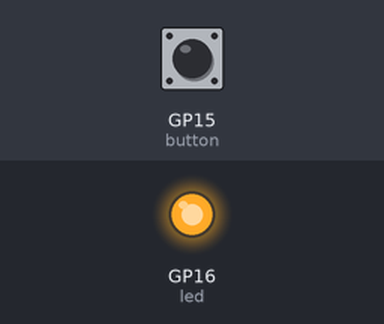
The program below on a simulated Raspberry Pi Pico running MicroPython. Shown: output pins drawn as LEDs (lit = HIGH). The inputs (shaded band) are chosen by the test bench; at power-on: GP15 (button) LOW. Random numbers come from a fixed seed; what the program prints to the serial console is not drawn.

Above: at 0.1 s.
At 7.0 s:
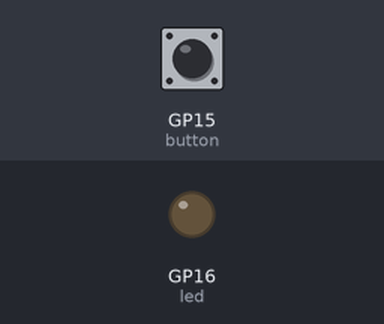
7.1 s: GP15 (button) pulled HIGH for 0.15 s
Timing chart, 0 to 10.1 s (numbered marks = the images above; inputs shaded):
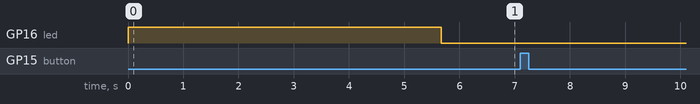

Measured:
- after the input at 7.1 s, every drawn part: stays the same

The program:

R_2526CL5_JTReacX1_irq_1_0.py
```python
# Hardware platform: Pico W & Pico
# Author : JC Santamaria
# Date : 2025 - 11 - 16
# Goal : DEMO External switch in GPIO14 + Rection Time example
# Learning Target : interruptions basic
# Ref : Get started with MicroPython on Raspberry Pi Pico, pag 68 Reaction 1 player
# 1.0 as is in book small changes

import machine
import utime
import urandom

pressed = False
led = machine.Pin(16, machine.Pin.OUT) # cambiado a pin 16
button = machine.Pin(15, machine.Pin.IN) # cambiado a pin 15

def button_handler(pin):
    global pressed
    if not pressed:
        pressed=True
        timer_reaction = utime.ticks_diff(utime.ticks_ms(), timer_start)
        print("Your reaction time was " + str(timer_reaction) + " milliseconds!")

led.value(1)
utime.sleep(urandom.uniform(5, 10))
led.value(0)
timer_start = utime.ticks_ms()
button.irq(trigger=machine.Pin.IRQ_RISING, handler=button_handler)
```
